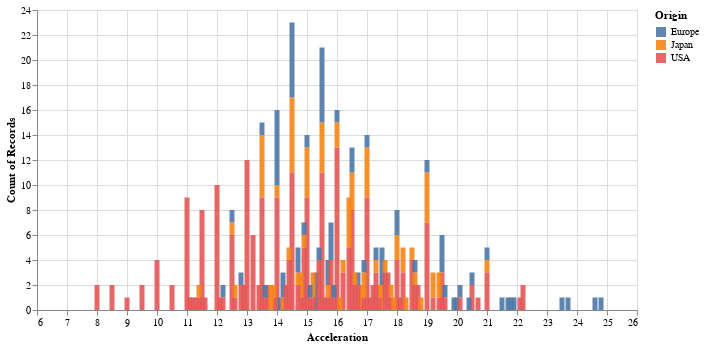

The code cell stored with this chart in its notebook:
### Code cell
hist=alt.\
Chart(data=car_data,width=600).\
mark_bar(
    opacity=0.9,
    ).\
encode(
    x=alt.X(shorthand="Acceleration"),
    y="count()",
    color=alt.Color(shorthand="Origin")
)
hist.show()

### Figure 1 — Vega-Lite specification as saved in the notebook (floating-point values rounded to 4 significant figures; data arrays with more than 128 entries replaced by an {"elided": "..."} marker saying what was removed)
{"config": {"view": {"continuousWidth": 300, "continuousHeight": 300}}, "data": {"name": "data-583e73726c1545c56c203344161a975c"}, "mark": {"type": "bar", "opacity": 0.9}, "encoding": {"color": {"field": "Origin", "type": "nominal"}, "x": {"field": "Acceleration", "type": "quantitative"}, "y": {"aggregate": "count", "type": "quantitative"}}, "width": 600, "$schema": "https://vega.github.io/schema/vega-lite/v5.17.0.json", "datasets": {"data-583e73726c1545c56c203344161a975c": {"elided": "406 records"}}}
